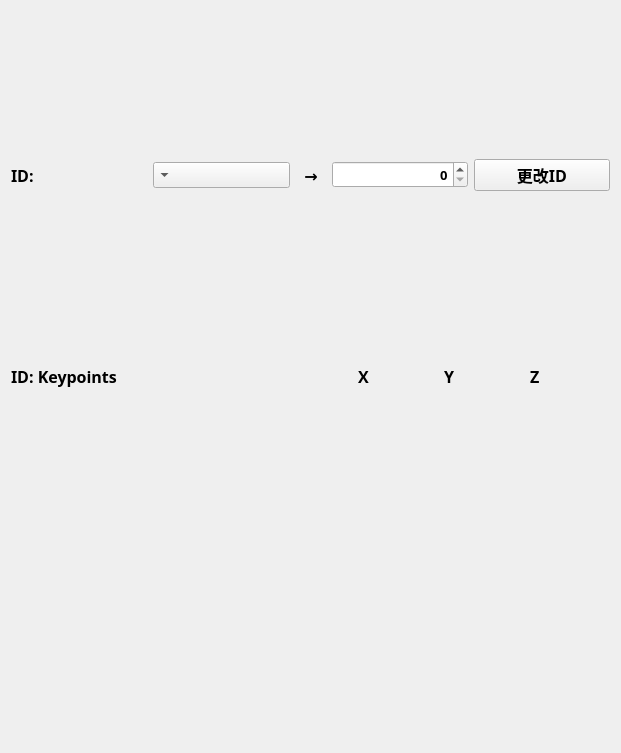
<?xml version="1.0" encoding="UTF-8"?>
<ui version="4.0">
 <class>Form</class>
 <widget class="QWidget" name="Form">
  <property name="geometry">
   <rect>
    <x>0</x>
    <y>0</y>
    <width>621</width>
    <height>753</height>
   </rect>
  </property>
  <property name="windowTitle">
   <string>Form</string>
  </property>
  <layout class="QVBoxLayout" name="verticalLayout_2">
   <property name="leftMargin">
    <number>2</number>
   </property>
   <property name="topMargin">
    <number>2</number>
   </property>
   <property name="rightMargin">
    <number>2</number>
   </property>
   <property name="bottomMargin">
    <number>2</number>
   </property>
   <item>
    <widget class="QWidget" name="widget_2" native="true">
     <layout class="QGridLayout" name="gridLayout">
      <item row="0" column="1">
       <widget class="QComboBox" name="old_id">
        <property name="minimumSize">
         <size>
          <width>100</width>
          <height>0</height>
         </size>
        </property>
        <property name="font">
         <font>
          <family>微軟正黑體</family>
          <pointsize>10</pointsize>
          <weight>75</weight>
          <bold>true</bold>
         </font>
        </property>
        <property name="layoutDirection">
         <enum>Qt::RightToLeft</enum>
        </property>
        <property name="editable">
         <bool>false</bool>
        </property>
       </widget>
      </item>
      <item row="0" column="4">
       <widget class="QPushButton" name="changeID_btn">
        <property name="font">
         <font>
          <family>微軟正黑體</family>
          <pointsize>12</pointsize>
          <weight>75</weight>
          <bold>true</bold>
         </font>
        </property>
        <property name="text">
         <string>更改ID</string>
        </property>
       </widget>
      </item>
      <item row="0" column="3">
       <widget class="QSpinBox" name="new_id">
        <property name="minimumSize">
         <size>
          <width>100</width>
          <height>0</height>
         </size>
        </property>
        <property name="maximumSize">
         <size>
          <width>150</width>
          <height>16777215</height>
         </size>
        </property>
        <property name="font">
         <font>
          <family>微軟正黑體</family>
          <pointsize>10</pointsize>
          <weight>75</weight>
          <bold>true</bold>
         </font>
        </property>
        <property name="toolTip">
         <string>新ID</string>
        </property>
        <property name="alignment">
         <set>Qt::AlignRight|Qt::AlignTrailing|Qt::AlignVCenter</set>
        </property>
        <property name="maximum">
         <number>150</number>
        </property>
       </widget>
      </item>
      <item row="0" column="0">
       <widget class="QLabel" name="label_2">
        <property name="font">
         <font>
          <family>微軟正黑體</family>
          <pointsize>12</pointsize>
          <weight>75</weight>
          <bold>true</bold>
         </font>
        </property>
        <property name="layoutDirection">
         <enum>Qt::LeftToRight</enum>
        </property>
        <property name="text">
         <string>ID:</string>
        </property>
       </widget>
      </item>
      <item row="0" column="2">
       <widget class="QLabel" name="label_3">
        <property name="minimumSize">
         <size>
          <width>30</width>
          <height>0</height>
         </size>
        </property>
        <property name="maximumSize">
         <size>
          <width>30</width>
          <height>16777215</height>
         </size>
        </property>
        <property name="font">
         <font>
          <family>微軟正黑體</family>
          <pointsize>12</pointsize>
          <weight>75</weight>
          <bold>true</bold>
         </font>
        </property>
        <property name="text">
         <string>→</string>
        </property>
        <property name="alignment">
         <set>Qt::AlignCenter</set>
        </property>
       </widget>
      </item>
     </layout>
    </widget>
   </item>
   <item>
    <widget class="QWidget" name="widget" native="true">
     <property name="maximumSize">
      <size>
       <width>16777215</width>
       <height>45</height>
      </size>
     </property>
     <property name="font">
      <font>
       <family>微軟正黑體</family>
       <pointsize>12</pointsize>
       <weight>75</weight>
       <bold>true</bold>
      </font>
     </property>
     <layout class="QHBoxLayout" name="horizontalLayout_3">
      <item>
       <widget class="QLabel" name="kpt_label">
        <property name="text">
         <string>ID: Keypoints</string>
        </property>
       </widget>
      </item>
      <item>
       <widget class="QLabel" name="x_label">
        <property name="maximumSize">
         <size>
          <width>80</width>
          <height>16777215</height>
         </size>
        </property>
        <property name="text">
         <string>X</string>
        </property>
       </widget>
      </item>
      <item>
       <widget class="QLabel" name="y_label">
        <property name="maximumSize">
         <size>
          <width>80</width>
          <height>16777215</height>
         </size>
        </property>
        <property name="text">
         <string>Y</string>
        </property>
       </widget>
      </item>
      <item>
       <widget class="QLabel" name="z_label">
        <property name="maximumSize">
         <size>
          <width>80</width>
          <height>16777215</height>
         </size>
        </property>
        <property name="text">
         <string>Z</string>
        </property>
       </widget>
      </item>
     </layout>
    </widget>
   </item>
   <item>
    <widget class="QWidget" name="kpt_widget" native="true">
     <property name="minimumSize">
      <size>
       <width>0</width>
       <height>0</height>
      </size>
     </property>
     <property name="maximumSize">
      <size>
       <width>16777215</width>
       <height>450</height>
      </size>
     </property>
     <layout class="QVBoxLayout" name="verticalLayout_3">
      <property name="leftMargin">
       <number>2</number>
      </property>
      <property name="topMargin">
       <number>2</number>
      </property>
      <property name="rightMargin">
       <number>2</number>
      </property>
      <property name="bottomMargin">
       <number>6</number>
      </property>
     </layout>
    </widget>
   </item>
  </layout>
 </widget>
 <resources/>
 <connections/>
</ui>
